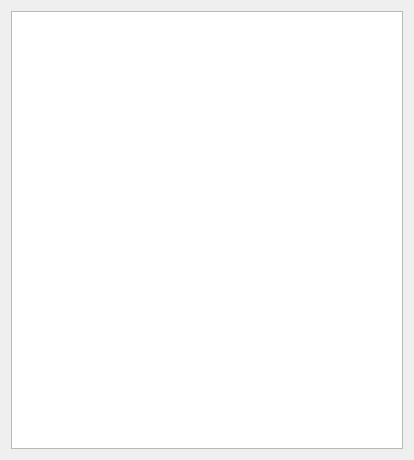
<?xml version="1.0" encoding="UTF-8"?>
<ui version="4.0">
 <class>SetUp</class>
 <widget class="QWidget" name="SetUp">
  <property name="geometry">
   <rect>
    <x>0</x>
    <y>0</y>
    <width>414</width>
    <height>460</height>
   </rect>
  </property>
  <property name="windowTitle">
   <string>Form</string>
  </property>
  <layout class="QHBoxLayout" name="horizontalLayout">
   <item>
    <widget class="QListWidget" name="listWidget"/>
   </item>
  </layout>
 </widget>
 <resources/>
 <connections/>
</ui>
